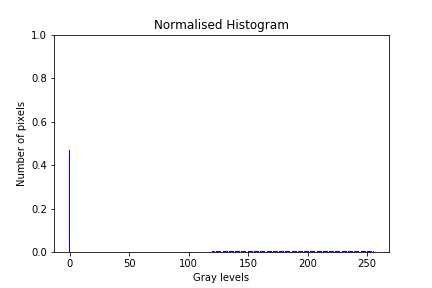

The script that saved this image:
#Author : Dhaval Harish Sharma
#Red ID : 824654344
#Assignment 2, Question 4
#Finding the normalized histogram after contrast mapping

#Importing the required libraries
import matplotlib.pyplot as plt
import numpy as np

#Initialising the image attributes
height = 256
width = 256
in_img = []

#Initializing the input image
for i in range(height):
    in_img.append([])
    gray_value = 0
    for j in range(width):
        in_img[i].append(gray_value)
        gray_value = gray_value + 1
in_img = np.array(in_img)

#Initialising the output image
out_img = []

#Applying mapping function on the input image
for i in range(height):
    out_img.append([])
    for j in range(width):
        if 0 <= in_img[i][j] and in_img[i][j] <= 119:
            out_img[i].append(0.4 * in_img[i][j])
        else:
            out_img[i].append(in_img[i][j])
            
#Function for applying multiple passes of mapping           
def map(in_arr):
    for i in range(height):
        for j in range(width):
            if 0 <= in_arr[i][j] and in_arr[i][j] <= 119:
                in_arr[i][j] = 0.4 * in_arr[i][j]
            else:
                pass
    return in_arr

#Applying passes of mapping on output image
for i in range(100):
    out_img = map(out_img)
    
#Removing the float values from output image
out_img = np.array(out_img)
out_img = out_img.astype('uint8')

#Initialising the histogram array
eq_hist_arr = []
for i in range(256):
    eq_hist_arr.append(0)

#Getting the values for histogram array
for i in range(height):
    for j in range(width):
        eq_hist_arr[out_img[i][j]] = eq_hist_arr[out_img[i][j]] + 1
        
#Normalising the histogram
for i in range(256):
    eq_hist_arr[i] = eq_hist_arr[i] / (height * width)

#Plotting the histogram      
gray_levels = np.arange(256)
plt.bar(gray_levels, eq_hist_arr, align = 'center', color = 'blue')
plt.ylim(0, 1)
plt.xlabel('Gray levels')
plt.ylabel('Number of pixels')
plt.title('Normalised Histogram')

#Saving the histogram
plt.savefig('Question4')